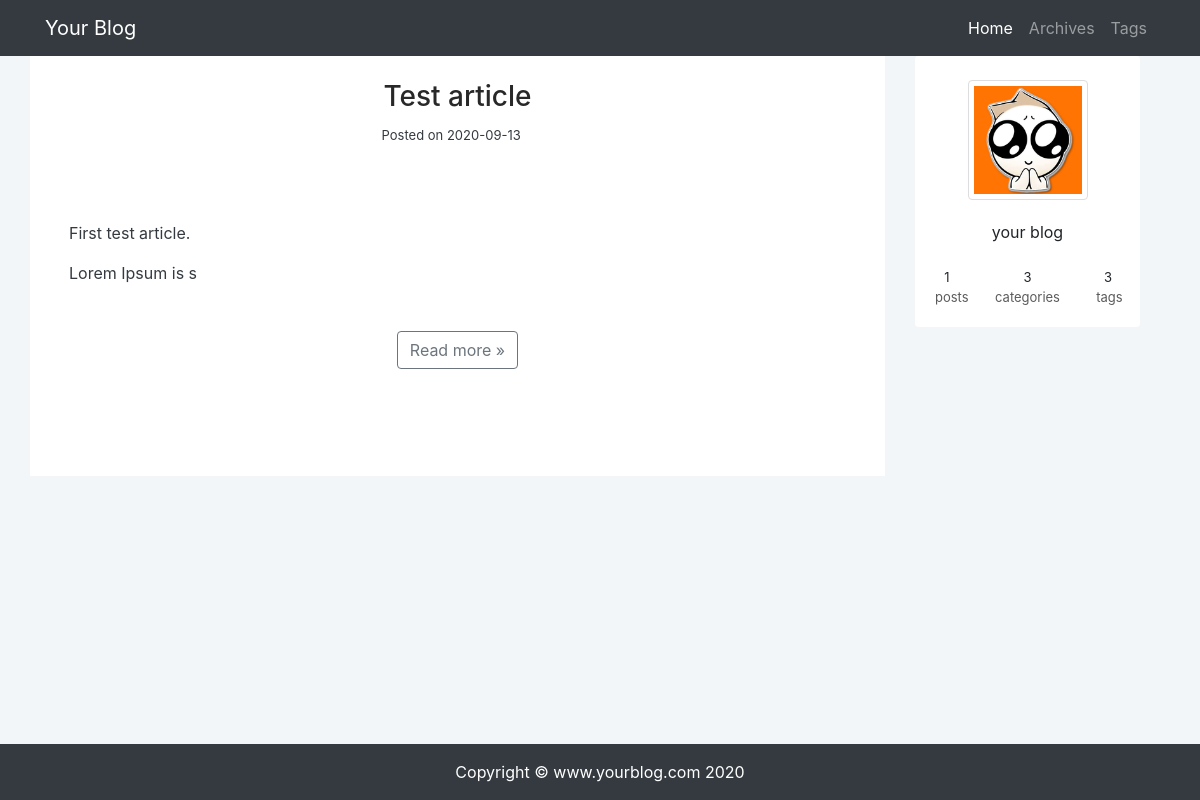
Page /article/article-list/ on the earlier database version.
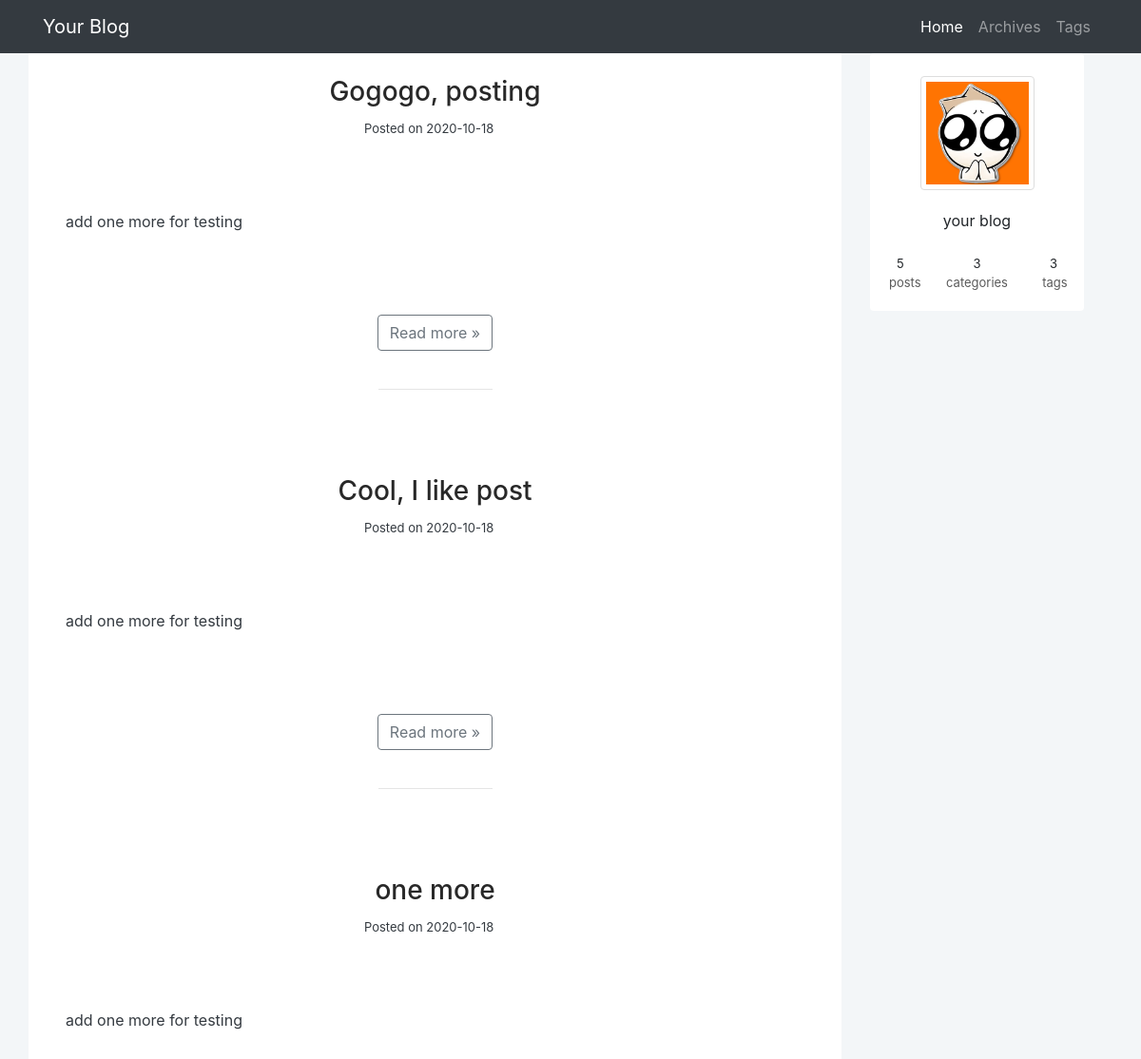
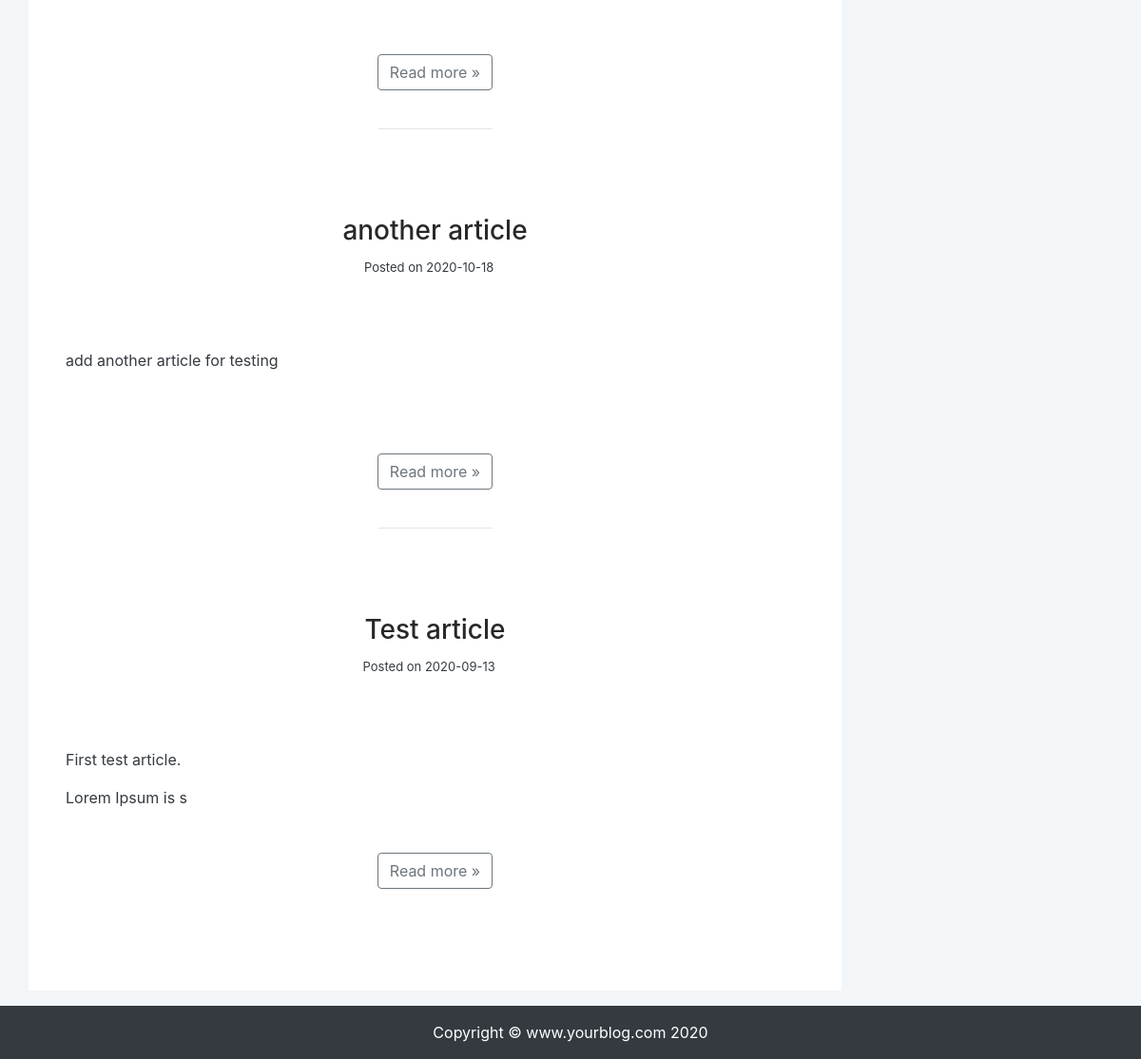
Same page on the later database version (2 pictures, top to bottom).
### article/models.py (models this page shows, shortened)
class ArticlePost(models.Model):
    title = models.CharField(max_length=100)
    body = models.TextField()
    created = models.DateTimeField(default=timezone.now)
    updated = models.DateTimeField(auto_now=True)
    category = models.ForeignKey(
        ArticleCategory,
        null=True,
        blank=True,
        on_delete=models.CASCADE,
        related_name='article'
    )
    tags = TaggableManager(blank=True)
    class Meta:
        ordering = ('-created',)

### article/views.py (the view)
# urls.py: path('article-list/', views.article_list, name="article_list"),
def article_list(request):
    article_list = ArticlePost.objects.all()
    context = {'articles': article_list, 'stats': article_stats()}
    return render(request, 'article/list.html', context)

### article/views.py (called while the page is built)
def article_stats():
    article_list = ArticlePost.objects.all()
    tags = Tag.objects.all()
    category_list = ArticleCategory.objects.all()
    stats_context = {
        'article_count': len(article_list),
        'tag_count': len(tags),
        'category_count': len(category_list),
    }
    return stats_context

### templates/article/list.html (shortened to what this page needs)
{% extends "base.html" %}
{% load staticfiles %}
{% load markdownify %}
{% block content %}
<div class="container">
    {% for article in articles %}
    <div class="row text-dark row-cols-1" style="height:400px; margin-bottom: 20px">
        <div style="height: 100px;" class="text-center mt-4">
            <h3 >
                <a href="#" style="color: rgb(40, 40, 40);">
                    {{ article.title }}</a>
            </h3>
            <div>
                <span style="font-size: small;">
                    Posted on {{ article.updated|date:'Y-m-d' }}
                </span>
            </div>
        </div>
        <div style="height:100px;" class="text-left ml-4 article_list">
            <p style="color:gray;">
                {{ article.body|slice:'40'|markdownify}}
            </p>
        </div>
        <div style="height:100px" class="text-center">
            <a class="btn btn-outline-secondary" href="{% url 'article:article_detail' article.id %}">Read
                more &raquo;</a>
            {% if not forloop.last %}
            <hr style="align:center;width:120px;margin-top:40px">
            {% endif %}
        </div>
    </div>
    {% endfor %}
</div>
{% endblock content %}

### templates/base.html (shortened to what this page needs)
{% load staticfiles %}
<html lang="en">
<head>
    <link rel="stylesheet" href="https://stackpath.bootstrapcdn.com/bootstrap/4.5.2/css/bootstrap.min.css"
>
    <link rel="stylesheet" href="{% static 'md_css/monokai.css' %}">
    <link rel="stylesheet" href="{% static 'css/archive.css' %}">
    <link rel="stylesheet" href="{% static 'css/toc.css' %}">
</head>
<body style="background-color: #f3f6f8;">
    {% include 'header.html' %}
    <div class="container">
        <div class="row">
            <div class="col-lg-9" style="background-color: white;">
                {% block content %}{% endblock content %}
            </div>
            <div class="col-md-3">
                {% include "panel.html" %}
            </div>
        </div>
    </div>
    {% include 'footer.html' %}
</body>
</html>

### templates/header.html (shortened to what this page needs)
<nav class="navbar navbar-expand-lg navbar-dark bg-dark">
    <div class="container">
        <a class="navbar-brand" href="{% url 'article:article_list' %}">Your Blog</a>
        <div class="collapse navbar-collapse" id="navbarToggler">
            <ul class="navbar-nav ml-auto">
                <li class="nav-item active">
                    <a class="nav-link" href="{% url 'article:article_list' %}">Home </a>
                </li>
                <li class="nav-item">
                    <a class="nav-link" href="{% url 'article:article_archives' %}">Archives</a>
                </li>
                <li class="nav-item">
                    <a class="nav-link" href="{% url 'article:article_tags' %}">Tags</a>
                </li>
            </ul>
        </div>
    </div>
</nav>

### templates/panel.html (shortened to what this page needs)
{% load staticfiles %}
<div class="container d-none d-lg-block">
    <div class="card border-0">
        <img src="{% static 'images/avatar.png' %}" class="card-img-top mt-4" alt="avatar"
            style="border-radius: 4px; width:120px;padding:5px;border:1px solid #ddd;display:block;margin-left:auto;margin-right:auto;" />
        <div class="card-body">
            <div class="col-12">
                <p class="text-center mb-4">your blog</p>
            </div>
            <div class="row">
                <div class="col-3 text-center">
                    <span style="font-size: small;">{{ stats.article_count }}</span>
                </div>
                <div class="col-6 text-center">
                    <span style="font-size: small;">{{ stats.category_count }}</span>
                </div>
                <div class="col-3 text-center">
                    <span style="font-size: small;">{{ stats.tag_count }}</span>
                </div>
            </div>
            <div class="row">
                <div class="col-3 text-center text-nowrap">
                    <a style="color: #5b5b5b; font-size: small;" href="{% url 'article:article_list' %}">posts</a>
                </div>
                <div class="col-6 text-center">
                    <a style="color: #5b5b5b; font-size: small;"
                        href="{% url 'article:article_categories' %}">categories</a>
                </div>
                <div class="col-3 text-center text-nowrap">
                    <a style="color: #5b5b5b; font-size: small;" href="{% url 'article:article_tags' %}">tags</a>
                </div>
            </div>
        </div>
    </div>
</div>

### templates/footer.html
<div>
    <br><br><br>
</div>
<footer class="py-3 fixed-bottom bg-dark">
    <div class="container">
        <p class="m-0 text-center text-white">Copyright &copy; www.yourblog.com 2020</p>
    </div>
</footer>

Differences in the rows shown:
added ArticlePost: title "Gogogo, posting", updated "2020-10-18", body "add one more for testing"
added ArticlePost: title "Cool, I like post", updated "2020-10-18", body "add one more for testing"
added ArticlePost: title "one more", updated "2020-10-18", body "add one more for testing"
added ArticlePost: title "another article", updated "2020-10-18", body "add another article for testing"
Other differences:
{{ stats.article_count }}: "1" → "5"
